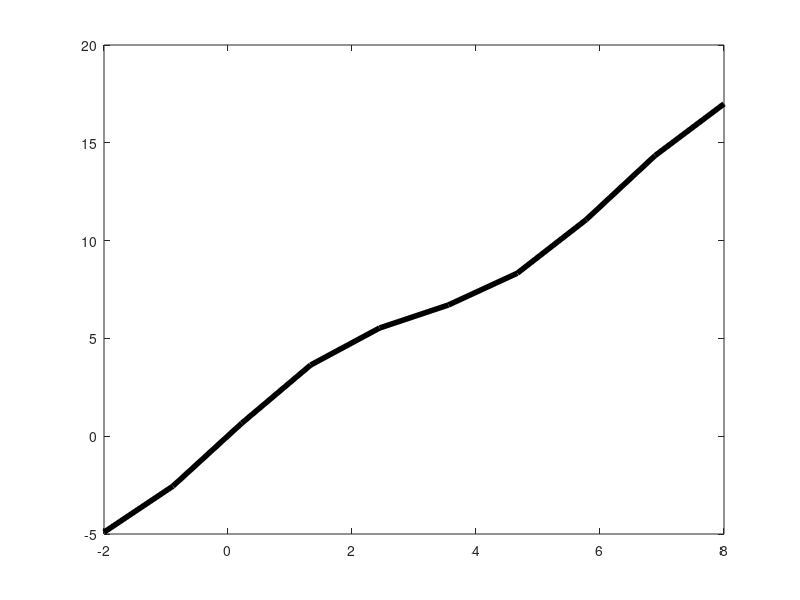

Source code (MATLAB): (Note: this script raises an error after producing the figure.)
clc; clear; close all

%% Part 1
y = [5, 6, 7, 2, -1, 3, 5, 7];
plot(y)

%% Part 2
x = linspace(-2, 8, 50);
y = x .* 2 + sin(x);
y(10:20) = NaN;
% y(10:20) = 1;
plot(x, y)

% Adding Bounds
xlim([-5, 50])
ylim([min(y) - 2, max(y)*1.2])

%% Part 3
x = linspace(-2, 8, 10);
y = x .* 2 + sin(x);
P = plot(x, y, 'k', 'LineWidth', 4);
P.Marker = 'o';
P.MarkerSize = 12;
P.Color = [0.5, 0.8, 0.1];
P.MarkerEdgeColor = [0.9, 0.8, 0.6];
P.MarkerFaceColor = 'r';
gcf.Color = [0.1, 0.1, 0.9];

%% Part 4
x = linspace(0.1, 8, 10);
y = x .* 2 + sin(x);
xlabel("Axis X")
ylabel("Axis Y")
title("plot")


ax = gca;
% ax.XScale = 'log';
ax.YTick = [1, 3, 4, 5.1, 10];
ax.YTickLabel=  ["Here", "1", "1.1", "Here", "yo"];
ax.XTick = [];

%% Part 5
xline(3, ':')
yline(4, '--')
yline(1, '-.')
